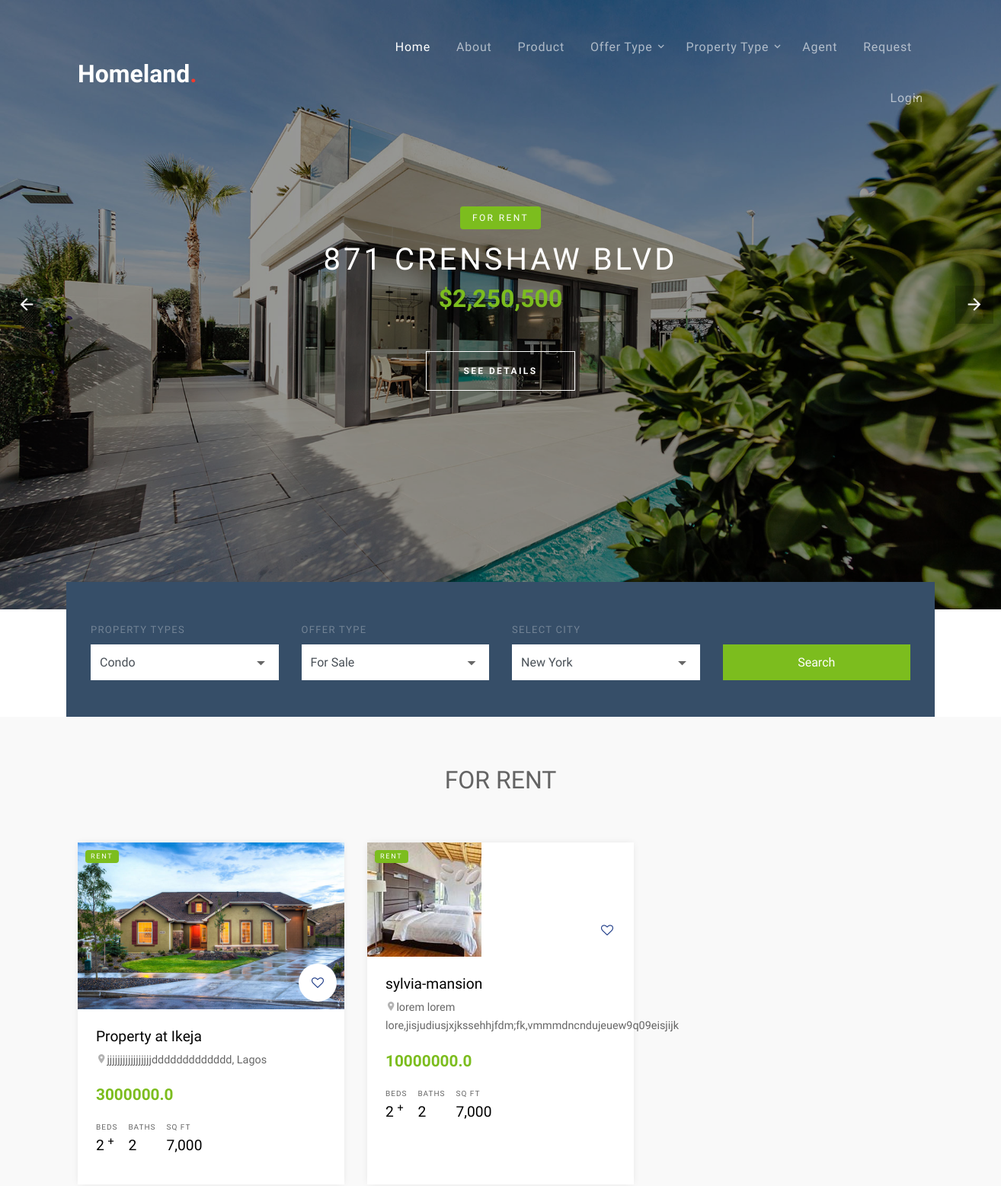
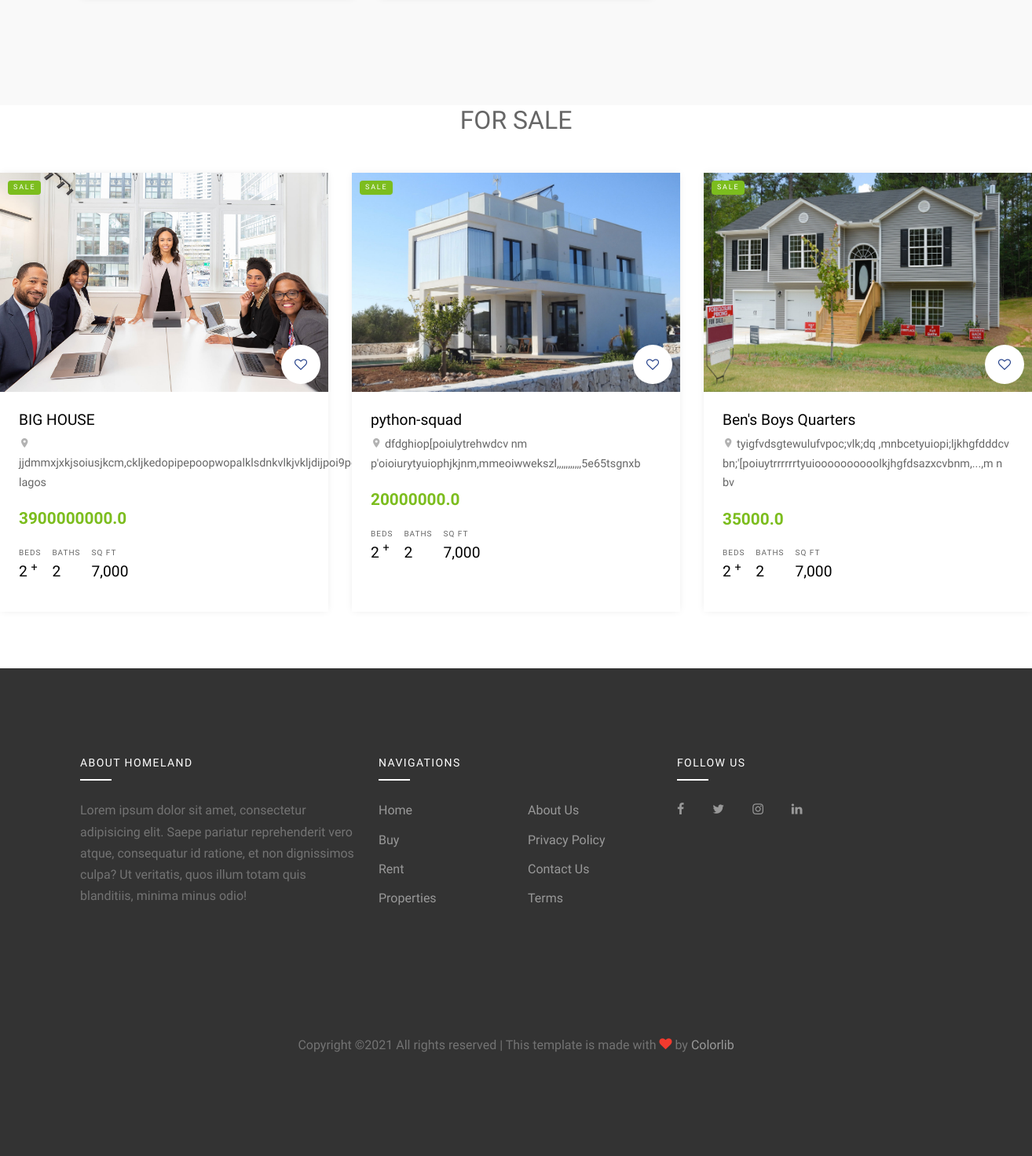
The page / on the database its author committed (2 pictures, top to bottom).
### property_app/models.py (models this page shows, shortened)
class Property(models.Model):
    RENT = 'Rent'
    SALE = 'Sale'
    CHOOSE = ''
    OFFER_TYPE = [
        ( RENT, 'Rent'),
        ( SALE, 'Sale'),
        (CHOOSE, 'please choose'),
    ]
    property_name = models.CharField(max_length=50)
    location = models.ForeignKey(Location, on_delete=models.CASCADE)
    slug = models.SlugField(unique=True)
    price = models.FloatField()
    property_type= models.ForeignKey(PropertyType,  on_delete=models.CASCADE)
    offer_type = models.CharField( max_length=25,verbose_name='OFFER_TYPE',choices = OFFER_TYPE, default=CHOOSE)
    agent_id = models.ForeignKey(User,  on_delete=models.CASCADE)
    image1 = models.FileField(blank=True, null=True, upload_to='uploads/')
    image2 = models.FileField(blank=True, null=True, upload_to='uploads/')
    image3 = models.FileField(blank=True, null=True, upload_to='uploads/')
    description = models.TextField()
    address = models.TextField()
    created = models.DateTimeField(auto_now_add=True)
    modified = models.DateTimeField(auto_now=True)
    def get_img1(self):
        if self.image1:
            return self.image1.url
    def get_absolute_url(self):
        return reverse('property_app:property_detail', kwargs={'silver_slug':self.slug})
    class Meta():
        verbose_name_plural = 'property'

### property_app/views.py (the view)
# urls.py: 2. Add a URL to urlpatterns:  path('', views.home, name='home')
def home(request):
     rent = Property.objects.filter(offer_type= 'Rent').order_by('-created')[:3]
     sale = Property.objects.filter(offer_type= 'Sale').order_by('-created')[:3]
     context = {
          'rent_key': rent,
          'sale_key': sale,
     }
     return render(request, 'public/index.html', context)

### property_app/models.py (called while the page is built)
    def get_property_type(self):
        return reverse('property_app:property_type_url', kwargs={'slug':self.slug})

### property_app/property_processor.py (called while the page is built)
def get_property_types(request):
    return{'property_type':PropertyType.objects.order_by('-id')}

def footer_date(request):
    return{'date_footer':datetime.datetime.now()}

### templates/public/index.html (shortened to what this page needs)
{% extends 'public/base.html' %}
{% load static %}
{% block content %}
<div class="slide-one-item home-slider owl-carousel">
  <div class="site-blocks-cover overlay" style="background-image: url({% static 'public/images/hero_bg_1.jpg' %});" data-aos="fade" data-stellar-background-ratio="0.5">
    <div class="container">
      <div class="row align-items-center justify-content-center text-center">
        <div class="col-md-10">
          <span class="d-inline-block bg-success text-white px-3 mb-3 property-offer-type rounded">For Rent</span>
          <h1 class="mb-2">871 Crenshaw Blvd</h1>
          <p class="mb-5"><strong class="h2 text-success font-weight-bold">$2,250,500</strong></p>
          <p><a href="#" class="btn btn-white btn-outline-white py-3 px-5 rounded-0 btn-2">See Details</a></p>
        </div>
      </div>
    </div>
  </div>
</div>
<div class="site-section site-section-sm pb-0">
  <div class="container">
    <div class="row">
      <form class="form-search col-md-12" style="margin-top: -100px;">
        <div class="row  align-items-end">
          <div class="col-md-3">
            <label for="list-types">Property Types</label>
            <div class="select-wrap">
              <select name="list-types" id="list-types" class="form-control d-block rounded-0">
                <option value="">Condo</option>
              </select>
            </div>
          </div>
          <div class="col-md-3">
            <label for="offer-types">Offer Type</label>
            <div class="select-wrap">
              <select name="offer-types" id="offer-types" class="form-control d-block rounded-0">
                <option value="">For Sale</option>
              </select>
            </div>
          </div>
          <div class="col-md-3">
            <label for="select-city">Select City</label>
            <div class="select-wrap">
              <select name="select-city" id="select-city" class="form-control d-block rounded-0">
                <option value="">New York</option>
              </select>
            </div>
          </div>
          <div class="col-md-3">
            <input type="submit" class="btn btn-success text-white btn-block rounded-0" value="Search">
          </div>
        </div>
      </form>
    </div>
      </div>
</div>
<div class="site-section site-section-sm bg-light">
  <div class="container">
   <h2 style="text-align: center;">FOR RENT</h2>
   <br><br>
    <div class="row mb-5">
      {% if rent_key %}
      {% for r in rent_key %}
      <div class="col-md-6 col-lg-4 mb-4">
        <div class="property-entry h-100">
          <a href="{{r.get_absolute_url}}" class="property-thumbnail">
            <div class="offer-type-wrap">
              <span class="offer-type bg-success">{{r.offer_type}}</span>
            </div>
            <img src="{{r.get_img1}}" alt="Image" class="img-fluid">
          </a>
          <div class="p-4 property-body">
            <a href="#" class="property-favorite"><span class="icon-heart-o"></span></a>
            <h2 class="property-title"><a href="{{r.get_absolute_url}}">{{r.property_name}}</a></h2>
            <span class="property-location d-block mb-3"><span class="property-icon icon-room"></span>{{r.address}} </span>
            <strong class="property-price text-primary mb-3 d-block text-success">{{r.price}}</strong>
            <ul class="property-specs-wrap mb-3 mb-lg-0">
              <li>
                <span class="property-specs">Beds</span>
                <span class="property-specs-number">2 <sup>+</sup></span>
              </li>
              <li>
                <span class="property-specs">Baths</span>
                <span class="property-specs-number">2</span>
              </li>
              <li>
                <span class="property-specs">SQ FT</span>
                <span class="property-specs-number">7,000</span>
              </li>
            </ul>
          </div>
        </div>
      </div>
      {% endfor %}
      {% endif %}
          </div>
        </div>
      </div>
    <h2 class="text-center mb-5">FOR SALE</h2>
    <div class="row mb-5">
      {% if sale_key %}
      {% for s in sale_key %}
      <div class="col-md-6 col-lg-4 mb-4">
        <div class="property-entry h-100">
          <a href="pppp" class="property-thumbnail">
            <div class="offer-type-wrap">
              <span class="offer-type bg-success">{{s.offer_type}} </span>
            </div>
            <img src="{{s.get_img1}}" alt="Image" class="img-fluid">
          </a>
          <div class="p-4 property-body">
            <a href="#" class="property-favorite"><span class="icon-heart-o"></span></a>
            <h2 class="property-title"><a href="{{ s.get_absolute_url }}"> {{s.property_name}}</a></h2>
            <span class="property-location d-block mb-3"><span class="property-icon icon-room"></span> {{s.address}}</span>
            <strong class="property-price text-primary mb-3 d-block text-success">{{s.price}}</strong>
            <ul class="property-specs-wrap mb-3 mb-lg-0">
              <li>
                <span class="property-specs">Beds</span>
                <span class="property-specs-number">2 <sup>+</sup></span>
              </li>
              <li>
                <span class="property-specs">Baths</span>
                <span class="property-specs-number">2</span>
              </li>
              <li>
                <span class="property-specs">SQ FT</span>
                <span class="property-specs-number">7,000</span>
              </li>
            </ul>
          </div>
        </div>
      </div>
      {% endfor %}
      {% endif %}
    </div>
{% endblock %}

### static/public/css/style.css (style rules this page uses)
body { line-height: 1.7; color: rgba(0, 0, 0, 0.6); font-weight: 400; font-size: 1rem; font-family: "Roboto Mono", SFMono-Regular, Menlo, Monaco, Consolas, "Liberation Mono", "Courier New", monospace; font-family: "Nunito Sans", -apple-system, BlinkMacSystemFont, "Segoe UI", Roboto, "Helvetica Neue", Arial, sans-serif, "Apple Color Emoji", "Segoe UI Emoji", "Segoe UI Symbol", "Noto Color Emoji"; }
a { -webkit-transition: .3s all ease; -o-transition: .3s all ease; transition: .3s all ease; }
.bg-light { background: #f9f9f9 !important; }
.btn { position: relative; top: 0; }
.btn.btn-2 { letter-spacing: .2em; text-transform: uppercase; font-size: 12px; font-weight: 700; }
.btn.btn-white.btn-outline-white { border-color: #fff; background: transparent; color: #fff; }
.form-control { height: 47px; }
.site-section { padding: 3em 0; }
@media (min-width: 768px) { .site-section { padding: 7em 0; } }
.site-section.site-section-sm { padding: 4em 0; }
.site-blocks-cover { background-size: cover; background-repeat: no-repeat; background-position: top; }
.site-blocks-cover.overlay { position: relative; }
.site-blocks-cover.overlay:before { position: absolute; content: ""; left: 0; bottom: 0; right: 0; top: 0; background: rgba(0, 0, 0, 0.4); }
.site-blocks-cover, .site-blocks-cover .row { min-height: 600px; height: calc(100vh); }
.site-blocks-cover h1 { font-weight: 900; color: #fff; font-weight: normal; letter-spacing: .1em; text-transform: uppercase; }
.site-blocks-cover p { color: #fff; font-size: 1.5rem; line-height: 1.5; }
.site-blocks-cover .property-offer-type { letter-spacing: .2em; font-size: 12px; text-transform: uppercase; padding-top: 5px; padding-bottom: 5px; }
.property-entry { -webkit-box-shadow: 0 0 10px -2px rgba(0, 0, 0, 0.1); box-shadow: 0 0 10px -2px rgba(0, 0, 0, 0.1); background: #fff; }
.property-entry .property-body { position: relative; }
.property-entry .property-favorite { position: absolute; border-radius: 50%; top: -60px; right: 10px; width: 50px; height: 50px; line-height: 50px; background: #fff; text-align: center; }
.property-entry .property-favorite span { position: absolute; top: 50%; left: 50%; -webkit-transform: translate(-50%, -50%); -ms-transform: translate(-50%, -50%); transform: translate(-50%, -50%); }
.property-entry .offer-type-wrap { position: absolute; top: 10px; left: 10px; z-index: 8; }
.property-entry .property-thumbnail { overflow: hidden; position: relative; display: block; }
.property-entry .property-thumbnail .offer-type { display: block; margin-bottom: 5px; padding: 1px 7px; color: #fff; text-transform: uppercase; letter-spacing: .2em; font-size: 9px; border-radius: 4px; }
.property-entry .property-thumbnail img { -webkit-transition: .3s all ease; -o-transition: .3s all ease; transition: .3s all ease; -webkit-transform: scale(1); -ms-transform: scale(1); transform: scale(1); }
.property-entry .property-title { font-size: 1.2rem; }
.property-entry .property-title a { color: #000; }
.property-entry .property-location { font-size: .9rem; }
.property-entry .property-location .property-icon { color: rgba(0, 0, 0, 0.3); }
.property-entry .property-specs-number { font-size: 1.2rem; color: #000; }
.property-entry .property-specs-wrap { list-style: none; padding: 0; margin: 0; }
.property-entry .property-specs-wrap li { display: inline-block; margin-right: 10px; margin-bottom: 10px; }
.property-entry .property-specs { display: block; text-transform: uppercase; font-size: 10px; letter-spacing: .1em; }
.property-entry .property-price { font-size: 1.3rem; }
.property-specs-wrap { list-style: none; padding: 0; margin: 0; }
.property-specs-wrap li { display: inline-block; margin-right: 10px; margin-bottom: 10px; }
.property-specs { display: block; text-transform: uppercase; font-size: 10px; letter-spacing: .1em; }
.property-price { font-size: 1.3rem; }
.form-search { background: #364e68; position: relative; z-index: 1; padding: 3rem 2rem; -webkit-box-shadow: 0 0px 30px 0px rbga(0, 0, 0, 1); box-shadow: 0 0px 30px 0px rbga(0, 0, 0, 1); }
.form-search label { text-transform: uppercase; font-size: 13px; letter-spacing: .1em; color: rgba(255, 255, 255, 0.3); }
.form-search .form-control { border: none; }
.form-search .btn[type="submit"] { height: 47px; }
.select-wrap { position: relative; }
.select-wrap select { -webkit-appearance: none; -moz-appearance: none; appearance: none; }
.block-13, .slide-one-item { position: relative; z-index: 1; }
.property-body { padding: 40px; }

### rows shown on the page
Property: offer_type "RENT", get_img1 (picture), property_name "Property at Ikeja", address "jjjjjjjjjjjjjjjjjddddddddddddd, Lagos", price "3000000.0"
Property: offer_type "RENT", get_img1 (picture), property_name "sylvia-mansion", address "lorem lorem lore,jisjudiusjxjkssehhjfdm;fk,vmmmdncndujeuew9q09eisjijk", price "10000000.0"
Property: offer_type "SALE", get_img1 (picture), property_name "BIG HOUSE", address "jjdmmxjxkjsoiusjkcm,ckljkedopipepoopwopalklsdnkvlkjvkljdijpoi9pe[s, lagos", price "3900000000.0"
Property: offer_type "SALE", get_img1 (picture), property_name "python-squad", address "dfdghiop[poiulytrehwdcv nm p'oioiurytyuiophjkjnm,mmeoiwwekszl,,,,,,,,,,,5e65tsgnxb", price "20000000.0"
Property: offer_type "SALE", get_img1 (picture), property_name "Ben's Boys Quarters", address "tyigfvdsgtewulufvpoc;vlk;dq ,mnbcetyuiopi;ljkhgfdddcv bn;'[poiuytrrrrrrtyuioooooooooolkjhgfdsazxcvbnm,...,m n bv", price "35000.0"
